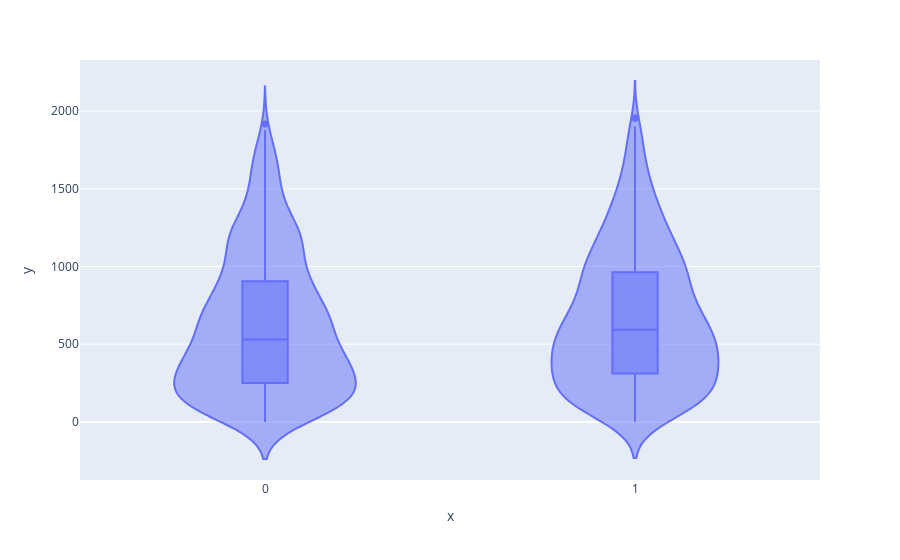

Source (notebook cell):
### Code cell
fig = px.violin(x=df["wifi"], y=df["px_height"], box=True # draw box plot inside the violin
               )
fig.show()

### Figure 1 — Plotly figure (JSON) as saved in the notebook; plotly's stock layout.template omitted (floating-point values rounded to 4 significant figures; data arrays with more than 128 entries replaced by an {"elided": "..."} marker saying what was removed)
{"data": [{"alignmentgroup": "True", "box": {"visible": true}, "hovertemplate": "x=%{x}<br>y=%{y}<extra></extra>", "legendgroup": "", "marker": {"color": "#636efa"}, "name": "", "offsetgroup": "", "orientation": "v", "scalegroup": "True", "showlegend": false, "type": "violin", "x": {"elided": "2000 int values"}, "x0": " ", "xaxis": "x", "y": {"elided": "2000 int values"}, "y0": " ", "yaxis": "y"}], "layout": {"legend": {"tracegroupgap": 0}, "margin": {"t": 60}, "violinmode": "group", "xaxis": {"anchor": "y", "domain": [0, 1], "title": {"text": "x"}}, "yaxis": {"anchor": "x", "domain": [0, 1], "title": {"text": "y"}}}}
